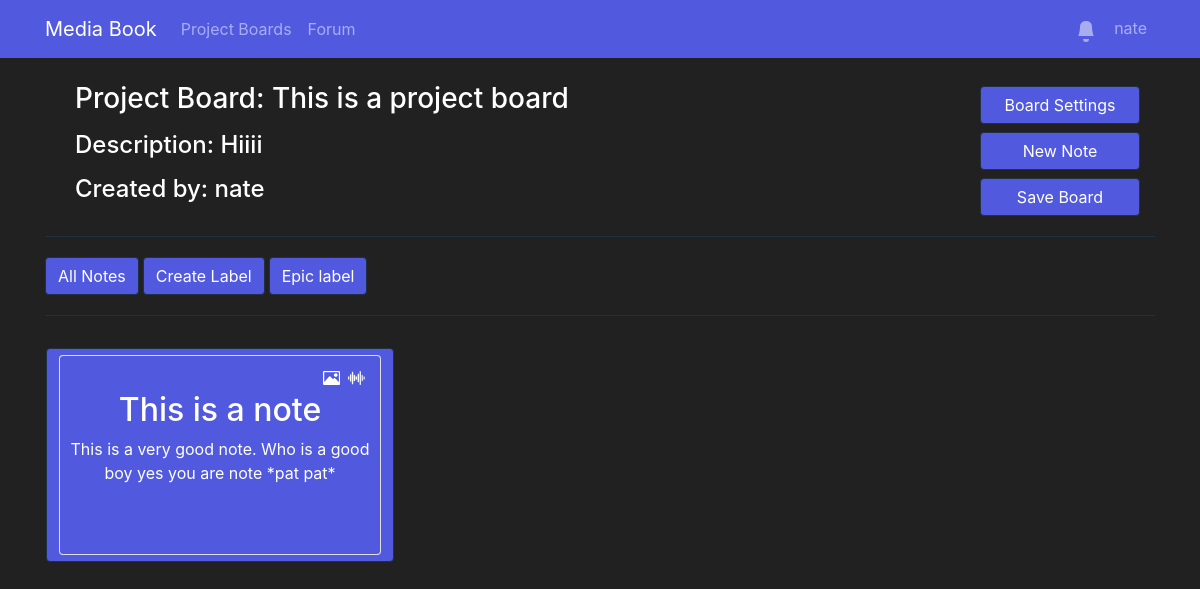
/boards/1/ (signed in), run on the app's committed database.
### IdeaBoards/models.py (models this page shows, shortened)
class IdeaBoard(models.Model):
    title = models.CharField(max_length=64)
    description = models.TextField(blank=True, default='', max_length=128)
    is_public = models.BooleanField(default=False)
    created_at = models.DateTimeField(auto_now_add=True)
    updated_at = models.DateTimeField(auto_now=True)
    user = models.ForeignKey(User, on_delete=models.CASCADE)

class ItemLabel(models.Model):
    label_name = models.CharField(max_length=15)
    label_board = models.ForeignKey(IdeaBoard, on_delete=models.CASCADE)
    def __str__(self):
         return self.label_name

class IdeaBoardItem(models.Model):
    title = models.CharField(max_length=64)
    description = models.TextField(blank=True, default='')
    item_image = models.ImageField(upload_to='item_image/', blank=True, null=True)
    item_sound = models.FileField(upload_to='item_sounds/', blank=True, null=True)
    note_label = models.ForeignKey(ItemLabel, on_delete=models.CASCADE, blank=True, null=True) # many-to-one relationship: categorizing notes by user defined labels.
    created_at = models.DateTimeField(auto_now_add=True)
    updated_at = models.DateTimeField(auto_now=True)
    owner = models.ForeignKey('auth.User', related_name='ideaboarditems', on_delete=models.CASCADE)
    ideaboard = models.ForeignKey(IdeaBoard, related_name='ideaboarditems', on_delete=models.CASCADE)

### IdeaBoards/views.py (the view)
# urls.py: path('<int:id>/', views.IdeaBoard_Detail, name='IdeaBoard_Detail'),
@login_required
def IdeaBoard_Detail(request, id):
    try:
        board = IdeaBoard.objects.get(id=id)
        items = IdeaBoardItem.objects.filter(ideaboard=board)
        labels = ItemLabel.objects.filter(label_board=board) #filtering labels by the board so that the labels are unique to the board
    except:
        error_messages = request.session.get('error_messages', [])
        error_messages.append(str(id) + " is not a valid board ID.")
        request.session['error_messages'] = error_messages
        return redirect('IdeaBoards_Home')
    if board.user == request.user:
        if request.method == "GETRECC":
            genre_name = json.loads(request.body.decode('utf-8'))[0]["genreName"] #parsing the javascript data
            if genre_name:
                data = get_recc(genre_name) #calling the function from spotify.py
                response_data = {'message': data}
                return JsonResponse(response_data) #returning the output to javascript
        if request.method == 'POST':
           handle_database_changes(request, board)
        """************************************
        *  DELETE REQUEST:  Delete the board  *
        ************************************"""
        if request.method == 'DELETE':
            return handle_delete_request(request, board)
        return render(request, 'boarddetail.html', {'board': board, 'items': items, 'labels': labels})
    elif board.is_public:
        return render(request, 'publicboarddetails.html', {'board': board, 'items': items, 'labels': labels})
    else:
        error_messages = request.session.get('error_messages', [])
        error_messages.append("You do not have permission to view this board.")
        request.session['error_messages'] = error_messages
        return redirect('IdeaBoards_Home')

### Forum/context_processors.py (called while the page is built)
def notifications(request):
    if request.user.is_authenticated:
        return {
            'global_notifications': Notification.objects.filter(to_user=request.user, is_read=False).order_by('-date')
        }
    return {}

### IdeaBoards/templates/boarddetail.html (shortened to what this page needs)
{% extends 'base.html' %}
{% load static %}
{% block stylesheets %}
    <link rel="stylesheet" href="{% static 'css/boarddetails.css' %}">
{% endblock %}
{% block content %}
     <div class="row text-center text-md-start justify-content-center">
        <div class="col-md-10 row">
            <h3 class="col-12" id="board-title">Project Board: {{ board.title }}</h3>
            {% if board.description %}
                <h4 class="col-12" id="board-description">Description: {{ board.description }}</h4>
            {% else %}
                <h4 class="col-12 d-none" id="board-description">Description: none</h4>
            {% endif %}
            <h4 class="col-12">Created by: {{ board.user }}</h4>
        </div>
        <div class="col-md-2 row justify-content-center justify-content-md-end">
            <button type="button" class="btn btn-primary my-1 col-md-12" data-toggle="modal" data-target="#boardSettings">
                Board Settings
            </button>
            <button type="button" class="btn btn-primary my-1 col-md-12" data-toggle="modal" data-target="#createBoardItem">
                New Note
            </button>
            <button type="button" id="save-board-button" class="btn btn-primary my-1 col-md-12" >
                Save Board
            </button>
        </div>
    </div>
    <hr>
    <div class="row col-12" id="labelRow">
        <button type="button" class="btn btn-primary my-1 col-md-1.5" id="show-all-items" data-board-id="{{board.id}}"
        >All Notes</button>
        <button type="button" class="btn btn-primary my-1 ml-1" id="create-label" data-toggle="modal" data-target="#createLabel" data-label-nate="{{ label.name }}">Create Label</button>
        {% for label in labels %}
            <button type="button" class="btn btn-primary my-1 ml-1" id="sort-label-{{ forloop.counter }}" data-label="{{ label.label_name }}">{{label.label_name}}</button>
        {% endfor %}
    </div>
    <hr>
    <div class='row'>
        <div id='boardItems' class='col-12 row px-0 mx-0'>
            {% if items %}
                {% for item in items %}
                <div id="board-item-container-{{ forloop.counter }}" class="col-md-4 px-3 py-3 text-center">
                    <button id="board-item-{{ forloop.counter }}" class="btn btn-outline-primary btn-size">
                        <div class="card card-custom">
                            <div class="card-body">
                                <div class="row justify-content-end mt-auto">
                                    <img id="img-icon-{{ forloop.counter }}" class="col-3 img-icon px-1  " src="{% static "images/imageiconwhite.png" %}" alt="img icon">
                                    <img id="audio-icon-{{ forloop.counter }}" class="audio-icon mr-3 px-1 if {% if not item.item_sound %}d-none{% endif %}" src="{% static "images/audioiconwhite.png" %}"  alt="audio icon">
                                </div>
                                <h2 id="board-item-{{ forloop.counter }}-title"
                                    data-id="{{ item.id }}"
                                    {% if item.item_image %}
                                        data-img-src="{{ item.item_image.url }}"
                                    {% endif %}
                                    {% if item.item_sound %}
                                        data-sound-src="{{ item.item_sound.url }}"
                                    {% endif %}
                                    class='card-title pb-2'>
                                    {{ item.title }}
                                </h2>
                                <p id="board-item-{{ forloop.counter }}-description" class='card-description pb-2'>{{ item.description }}</p>
                            </div>
                        </div>
                    </button>
                </div>
                {% endfor %}
            {% else %}
                <div class='card mx-auto' id='no-items-found'>
                    <div class='card-body'>
                        <h1 class='card-text text-center'>You don't have any notes yet.</h1>
                    </div>
                </div>
            {% endif %}
        </div>
    </div>
    {% endblock %}

### MediaBook/templates/navbar.html (shortened to what this page needs)
<nav class="navbar navbar-expand-lg navbar-dark bg-dark">
    <div class="container">
        <a class="navbar-brand" href="{% url 'home' %}">Media Book</a>
        <div class="collapse navbar-collapse" id="navbarNavAltMarkup">
            <ul class="navbar-nav mr-auto">
                {% if user.is_authenticated %}
                <li class="nav-item">
                    <a class="nav-link" href="{% url 'IdeaBoards_Home' %}">Project Boards</a>
                </li>
                {% endif %}
                <li class="nav-item">
                    <a class="nav-link" href="{% url 'forum_home' %}">Forum</a>
                </li>
            </ul>
            <ul class="navbar-nav ml-auto">
                {% if user.is_authenticated %}
                <li class="nav-item dropdown">
                    <a class="nav-link dropdown-toggle d-none d-lg-block" href="#" id="notificationsDropdown" role="button" data-toggle="dropdown" aria-haspopup="true" aria-expanded="false">
                    </a>
                </li>
                <li class="nav-item dropdown">
                    <a class="nav-link dropdown-toggle" href="#" id="userDropdown" role="button" data-toggle="dropdown" aria-haspopup="true" aria-expanded="false">
                        {{ user.username }}
                    </a>
                </li>
                {% endif %}
            </ul>
        </div>
    </div>
</nav>

### MediaBook/static/css/base.css (style rules this page uses)
:root { --Background-Color: #212121; --Section-Color: #515adf; --Third-Color: #203144; --Text-Color: #FFFFFF; --Border-Color: #9E9E9E; --Text-Hover-Color: #fa98ce; --Username-Color: #ffffff; --Subdued-Text-Color: #bdc3c7; --Forum-Reply-Color: #34495e; --Forum-Reply-Header-Color: #95a5a6; --Link-Color: #faf6bc; }
body { background-color: var(--Background-Color); color: var(--Text-Color); }
.navbar { background-color: var(--Section-Color) !important; }
.dropdown-toggle::after { display: none; }
.btn { background-color: var(--Section-Color); color: #fff; border: 1px solid var(--Third-Color); }
.card-body { background-color: var(--Section-Color); color: white; }
a { color: var(--Link-Color); }

### IdeaBoards/static/css/boarddetails.css (style rules this page uses)
@media (min-width: 768px) { .card-custom { width: 100%; height: 200px; overflow: hidden; } }
@media (min-width: 768px) { .btn-size { width: 100%; } }
@media (min-width: 768px) { .text-md-start { text-align: left!important; } }
.card-body { height: 100%; overflow: hidden; padding: 10px 10px; }
.card-title, .card-description { margin: 0; overflow: hidden; }
.audio-icon { cursor: pointer; width: 25px; height: 25px; object-fit: contain; }
.img-icon { max-width: 25px; height: 25px; object-fit: contain; }
hr { border-top: 1px solid var(--Third-Color); }

### data on the page
IdeaBoard: title "This is a project board", description "Hiiii", user "nate"
ItemLabel: label_name "Epic label"
IdeaBoardItem: title "This is a note", description "This is a very good note. Who is a good boy yes you are note *pat pat*"

### other printed values
{{ user.username }} "nate"
